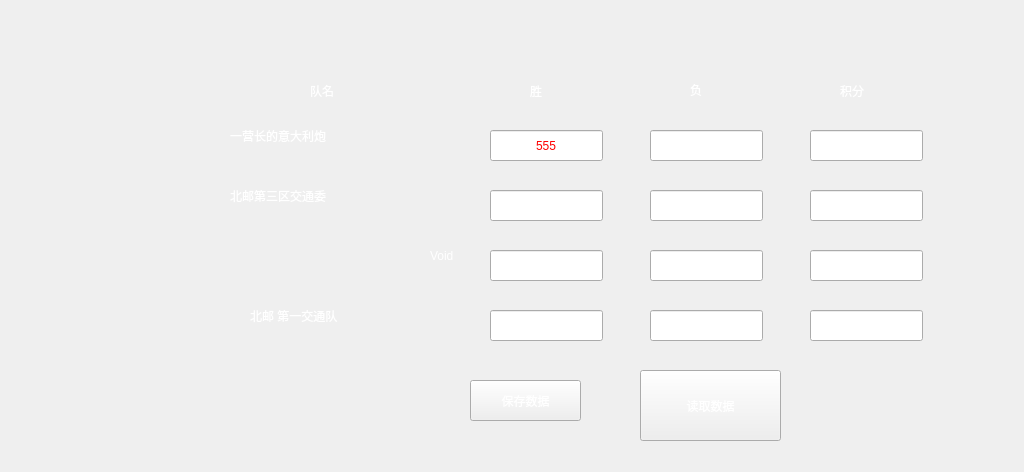
<?xml version="1.0" encoding="UTF-8"?>
<ui version="4.0">
 <class>score_ui</class>
 <widget class="QWidget" name="score_ui">
  <property name="geometry">
   <rect>
    <x>0</x>
    <y>0</y>
    <width>1024</width>
    <height>472</height>
   </rect>
  </property>
  <property name="windowTitle">
   <string>Form</string>
  </property>
  <widget class="QLabel" name="lable_score_1">
   <property name="geometry">
    <rect>
     <x>410</x>
     <y>310</y>
     <width>611</width>
     <height>71</height>
    </rect>
   </property>
   <property name="styleSheet">
    <string notr="true">border-image: url(:/mysourece/picture/kuang.png);
color: rgb(255, 0, 0);
font: 22pt &quot;AcadEref&quot;;</string>
   </property>
   <property name="text">
    <string/>
   </property>
  </widget>
  <widget class="QLabel" name="label_score_2">
   <property name="geometry">
    <rect>
     <x>430</x>
     <y>210</y>
     <width>611</width>
     <height>71</height>
    </rect>
   </property>
   <property name="styleSheet">
    <string notr="true">border-image: url(:/mysourece/picture/kuang.png);
color: rgb(255, 0, 0);
font: 22pt &quot;AcadEref&quot;;</string>
   </property>
   <property name="text">
    <string/>
   </property>
  </widget>
  <widget class="QLabel" name="label_score_3">
   <property name="geometry">
    <rect>
     <x>430</x>
     <y>320</y>
     <width>611</width>
     <height>71</height>
    </rect>
   </property>
   <property name="styleSheet">
    <string notr="true">border-image: url(:/mysourece/picture/kuang.png);
color: rgb(255, 0, 0);
font: 22pt &quot;AcadEref&quot;;</string>
   </property>
   <property name="text">
    <string/>
   </property>
  </widget>
  <widget class="QLabel" name="label_score_4">
   <property name="geometry">
    <rect>
     <x>100</x>
     <y>370</y>
     <width>611</width>
     <height>71</height>
    </rect>
   </property>
   <property name="styleSheet">
    <string notr="true">border-image: url(:/mysourece/picture/kuang.png);
color: rgb(255, 0, 0);
font: 22pt &quot;AcadEref&quot;;</string>
   </property>
   <property name="text">
    <string/>
   </property>
  </widget>
  <widget class="QLabel" name="label">
   <property name="geometry">
    <rect>
     <x>230</x>
     <y>110</y>
     <width>311</width>
     <height>51</height>
    </rect>
   </property>
   <property name="styleSheet">
    <string notr="true">color: rgb(255, 255, 255);
font: 18pt &quot;Agency FB&quot;;</string>
   </property>
   <property name="text">
    <string>一营长的意大利炮</string>
   </property>
  </widget>
  <widget class="QLineEdit" name="lineedit_1_group_win">
   <property name="geometry">
    <rect>
     <x>490</x>
     <y>130</y>
     <width>113</width>
     <height>31</height>
    </rect>
   </property>
   <property name="styleSheet">
    <string notr="true">color: rgb(255, 0, 0);
font: 18pt &quot;Agency FB&quot;;</string>
   </property>
   <property name="text">
    <string>555</string>
   </property>
   <property name="alignment">
    <set>Qt::AlignCenter</set>
   </property>
  </widget>
  <widget class="QLabel" name="label_2">
   <property name="geometry">
    <rect>
     <x>310</x>
     <y>70</y>
     <width>81</width>
     <height>41</height>
    </rect>
   </property>
   <property name="styleSheet">
    <string notr="true">color: rgb(255, 255, 255);
font: 18pt &quot;Agency FB&quot;;</string>
   </property>
   <property name="text">
    <string>队名</string>
   </property>
  </widget>
  <widget class="QLabel" name="label_3">
   <property name="geometry">
    <rect>
     <x>530</x>
     <y>70</y>
     <width>81</width>
     <height>41</height>
    </rect>
   </property>
   <property name="styleSheet">
    <string notr="true">color: rgb(255, 255, 255);
font: 18pt &quot;Agency FB&quot;;</string>
   </property>
   <property name="text">
    <string>胜</string>
   </property>
  </widget>
  <widget class="QLabel" name="label_4">
   <property name="geometry">
    <rect>
     <x>690</x>
     <y>74</y>
     <width>72</width>
     <height>31</height>
    </rect>
   </property>
   <property name="styleSheet">
    <string notr="true">color: rgb(255, 255, 255);
font: 18pt &quot;Agency FB&quot;;</string>
   </property>
   <property name="text">
    <string>负</string>
   </property>
  </widget>
  <widget class="QLineEdit" name="lineedit_1_group_loss">
   <property name="geometry">
    <rect>
     <x>650</x>
     <y>130</y>
     <width>113</width>
     <height>31</height>
    </rect>
   </property>
   <property name="styleSheet">
    <string notr="true">color: rgb(255, 0, 0);
font: 18pt &quot;Agency FB&quot;;
</string>
   </property>
   <property name="alignment">
    <set>Qt::AlignCenter</set>
   </property>
  </widget>
  <widget class="QLabel" name="label_5">
   <property name="geometry">
    <rect>
     <x>840</x>
     <y>70</y>
     <width>72</width>
     <height>41</height>
    </rect>
   </property>
   <property name="styleSheet">
    <string notr="true">color: rgb(255, 255, 255);
font: 18pt &quot;Agency FB&quot;;</string>
   </property>
   <property name="text">
    <string>积分</string>
   </property>
  </widget>
  <widget class="QLineEdit" name="lineedit_1_group_score">
   <property name="geometry">
    <rect>
     <x>810</x>
     <y>130</y>
     <width>113</width>
     <height>31</height>
    </rect>
   </property>
   <property name="styleSheet">
    <string notr="true">color: rgb(255, 0, 0);
font: 18pt &quot;Agency FB&quot;;</string>
   </property>
   <property name="alignment">
    <set>Qt::AlignCenter</set>
   </property>
  </widget>
  <widget class="QLineEdit" name="lineedit_2_group_win">
   <property name="geometry">
    <rect>
     <x>490</x>
     <y>190</y>
     <width>113</width>
     <height>31</height>
    </rect>
   </property>
   <property name="styleSheet">
    <string notr="true">color: rgb(255, 0, 0);
font: 18pt &quot;Agency FB&quot;;</string>
   </property>
   <property name="alignment">
    <set>Qt::AlignCenter</set>
   </property>
  </widget>
  <widget class="QLabel" name="label_6">
   <property name="geometry">
    <rect>
     <x>230</x>
     <y>170</y>
     <width>261</width>
     <height>51</height>
    </rect>
   </property>
   <property name="styleSheet">
    <string notr="true">color: rgb(255, 255, 255);
font: 18pt &quot;Agency FB&quot;;</string>
   </property>
   <property name="text">
    <string>北邮第三区交通委</string>
   </property>
  </widget>
  <widget class="QLineEdit" name="lineedit_2_group_loss">
   <property name="geometry">
    <rect>
     <x>650</x>
     <y>190</y>
     <width>113</width>
     <height>31</height>
    </rect>
   </property>
   <property name="styleSheet">
    <string notr="true">color: rgb(255, 0, 0);
font: 18pt &quot;Agency FB&quot;;</string>
   </property>
   <property name="alignment">
    <set>Qt::AlignCenter</set>
   </property>
  </widget>
  <widget class="QLineEdit" name="lineedit_2_group_score">
   <property name="geometry">
    <rect>
     <x>810</x>
     <y>190</y>
     <width>113</width>
     <height>31</height>
    </rect>
   </property>
   <property name="styleSheet">
    <string notr="true">color: rgb(255, 0, 0);
font: 18pt &quot;Agency FB&quot;;</string>
   </property>
   <property name="alignment">
    <set>Qt::AlignCenter</set>
   </property>
  </widget>
  <widget class="QLineEdit" name="lineedit_3_group_win">
   <property name="geometry">
    <rect>
     <x>490</x>
     <y>250</y>
     <width>113</width>
     <height>31</height>
    </rect>
   </property>
   <property name="styleSheet">
    <string notr="true">color: rgb(255, 0, 0);
font: 18pt &quot;Agency FB&quot;;</string>
   </property>
   <property name="alignment">
    <set>Qt::AlignCenter</set>
   </property>
  </widget>
  <widget class="QLabel" name="label_7">
   <property name="geometry">
    <rect>
     <x>430</x>
     <y>230</y>
     <width>91</width>
     <height>51</height>
    </rect>
   </property>
   <property name="styleSheet">
    <string notr="true">color: rgb(255, 255, 255);
font: 18pt &quot;Agency FB&quot;;</string>
   </property>
   <property name="text">
    <string>Void</string>
   </property>
  </widget>
  <widget class="QLineEdit" name="lineedit_3_group_loss">
   <property name="geometry">
    <rect>
     <x>650</x>
     <y>250</y>
     <width>113</width>
     <height>31</height>
    </rect>
   </property>
   <property name="styleSheet">
    <string notr="true">color: rgb(255, 0, 0);
font: 18pt &quot;Agency FB&quot;;</string>
   </property>
   <property name="alignment">
    <set>Qt::AlignCenter</set>
   </property>
  </widget>
  <widget class="QLineEdit" name="lineedit_3_group_score">
   <property name="geometry">
    <rect>
     <x>810</x>
     <y>250</y>
     <width>113</width>
     <height>31</height>
    </rect>
   </property>
   <property name="styleSheet">
    <string notr="true">color: rgb(255, 0, 0);
font: 18pt &quot;Agency FB&quot;;</string>
   </property>
   <property name="alignment">
    <set>Qt::AlignCenter</set>
   </property>
  </widget>
  <widget class="QLineEdit" name="lineedit_4_group_win">
   <property name="geometry">
    <rect>
     <x>490</x>
     <y>310</y>
     <width>113</width>
     <height>31</height>
    </rect>
   </property>
   <property name="styleSheet">
    <string notr="true">color: rgb(255, 0, 0);
font: 18pt &quot;Agency FB&quot;;</string>
   </property>
   <property name="alignment">
    <set>Qt::AlignCenter</set>
   </property>
  </widget>
  <widget class="QLabel" name="label_8">
   <property name="geometry">
    <rect>
     <x>250</x>
     <y>290</y>
     <width>241</width>
     <height>51</height>
    </rect>
   </property>
   <property name="styleSheet">
    <string notr="true">color: rgb(255, 255, 255);
font: 18pt &quot;Agency FB&quot;;</string>
   </property>
   <property name="text">
    <string>北邮 第一交通队</string>
   </property>
  </widget>
  <widget class="QLineEdit" name="lineedit_4_group_loss">
   <property name="geometry">
    <rect>
     <x>650</x>
     <y>310</y>
     <width>113</width>
     <height>31</height>
    </rect>
   </property>
   <property name="styleSheet">
    <string notr="true">color: rgb(255, 0, 0);
font: 18pt &quot;Agency FB&quot;;</string>
   </property>
   <property name="alignment">
    <set>Qt::AlignCenter</set>
   </property>
  </widget>
  <widget class="QLineEdit" name="lineedit_4_group_score">
   <property name="geometry">
    <rect>
     <x>810</x>
     <y>310</y>
     <width>113</width>
     <height>31</height>
    </rect>
   </property>
   <property name="styleSheet">
    <string notr="true">color: rgb(255, 0, 0);
font: 18pt &quot;Agency FB&quot;;</string>
   </property>
   <property name="alignment">
    <set>Qt::AlignCenter</set>
   </property>
  </widget>
  <widget class="QPushButton" name="save_data">
   <property name="geometry">
    <rect>
     <x>470</x>
     <y>380</y>
     <width>111</width>
     <height>41</height>
    </rect>
   </property>
   <property name="styleSheet">
    <string notr="true">border-image: url(:/mysource/picture/button_background.png);
color: rgb(255, 255, 255);</string>
   </property>
   <property name="text">
    <string>保存数据</string>
   </property>
  </widget>
  <widget class="QPushButton" name="read_data">
   <property name="geometry">
    <rect>
     <x>640</x>
     <y>370</y>
     <width>141</width>
     <height>71</height>
    </rect>
   </property>
   <property name="styleSheet">
    <string notr="true">border-image: url(:/mysource/picture/button_background.png);
color: rgb(255, 255, 255);</string>
   </property>
   <property name="text">
    <string>读取数据</string>
   </property>
  </widget>
 </widget>
 <resources/>
 <connections/>
</ui>
